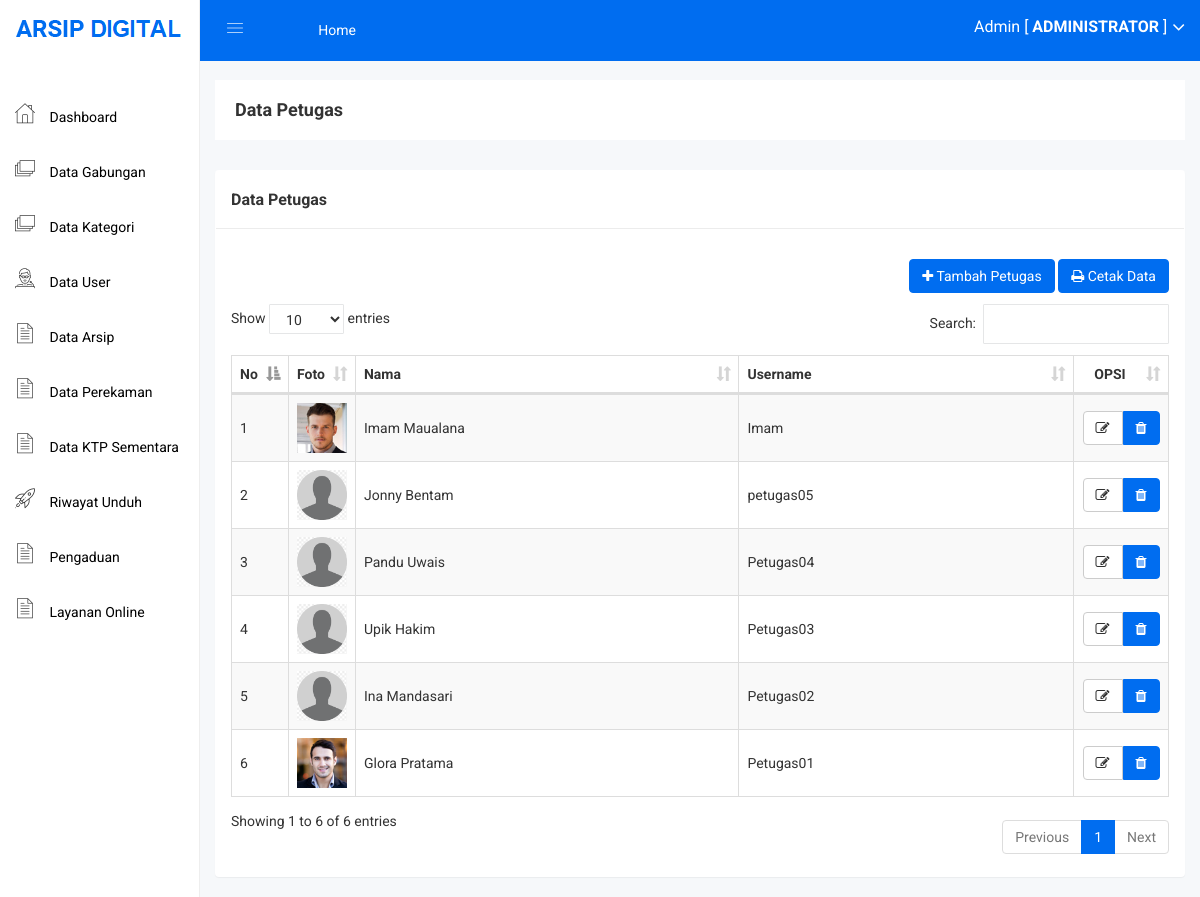
The app's page /admin/petugas.php (signed in) with its own data.
### tables this page shows
CREATE TABLE IF NOT EXISTS `petugas` (
  `petugas_id` int NOT NULL AUTO_INCREMENT,
  `petugas_nama` varchar(255) NOT NULL,
  `petugas_username` varchar(255) NOT NULL,
  `petugas_password` varchar(255) NOT NULL,
  `petugas_foto` varchar(255) NOT NULL,
  PRIMARY KEY (`petugas_id`)
);

### admin/petugas.php (the view, shortened to what this page needs)
<?php include 'header.php'; ?>
<br>
<br>
<div class="breadcome-area">
    <div class="container-fluid">
        <div class="row">
            <div class="col-lg-12 col-md-12 col-sm-12 col-xs-12">
                <div class="breadcome-list">
                    <div class="row">
                        <div class="col-lg-6 col-md-6 col-sm-6 col-xs-12">
                            <div class="breadcome-heading">
                                <h4 style="margin-bottom: 0px">Data Petugas</h4>
                            </div>
                        </div>
                    </div>
                </div>
            </div>
        </div>
    </div>
</div>
<div class="container-fluid">
    <div class="panel panel">
        <div class="panel-heading">
            <h3 class="panel-title">Data Petugas</h3>
        </div>
        <div class="panel-body">
            <div class="pull-right">
                <a href="petugas_tambah.php" class="btn btn-primary"><i class="fa fa-plus"></i> Tambah Petugas</a>
                <a href="petugas_cetak.php" class="btn btn-primary"><i class="fa fa-print"></i> Cetak Data</a>
            </div>
            <br>
            <br>
            <br>
            <table id="table" class="table table-bordered table-striped table-hover table-datatable">
                <thead>
                    <tr>
                        <th width="1%">No</th>
                        <th width="5%">Foto</th>
                        <th>Nama</th>
                        <th>Username</th>
                        <th class="text-center" width="10%">OPSI</th>
                    </tr>
                </thead>
                <tbody>
                    <?php
                    include '../koneksi.php';
                    $no = 1;
                    $petugas = mysqli_query($koneksi,"SELECT * FROM petugas ORDER BY petugas_id DESC");
                    while($p = mysqli_fetch_array($petugas)){
                        ?>
                        <tr>
                            <td><?php echo $no++; ?></td>
                            <td>
                                <?php
                                if($p['petugas_foto'] == ""){
                                    ?>
                                    <img class="img-user" src="../gambar/sistem/default.png">
                                    <?php
                                }else{
                                    ?>
                                    <img class="img-user" src="../gambar/petugas/<?php echo $p['petugas_foto']; ?>">
                                    <?php
                                }
                                ?>
                            </td>
                            <td><?php echo $p['petugas_nama'] ?></td>
                            <td><?php echo $p['petugas_username'] ?></td>
                            <td class="text-center">
                                <div class="btn-group">
                                    <a href="petugas_edit.php?id=<?php echo $p['petugas_id']; ?>" class="btn btn-default"><i class="fa fa-edit"></i></a>
                                    <button type="button" class="btn btn-primary" data-toggle="modal" data-target="#exampleModal_<?php echo $p['petugas_id']; ?>">
                                        <i class="fa fa-trash"></i>
                                    </button>
                                </div>
                            </td>
                        </tr>
                        <?php
                    }
                    ?>
                </tbody>
            </table>
        </div>
    </div>
</div>
<?php include 'footer.php'; ?>

### assets/css/main.css (style rules this page uses)
html { color: #222; font-size: 1em; line-height: 1.4; }
audio, canvas, iframe, img, svg, video { vertical-align: middle; }

### assets/css/style.css (style rules this page uses)
.img-user { width: 100px; }
table .btn { margin: 0px !important; }
.btn-primary { background: #006df0; color: white !important; border: 1px solid #006df0; }
.panel-heading { padding: 20px 15px; border-bottom: 1px solid #ececec; }
td { vertical-align: middle !important; }

### assets/js/DataTables/datatables.css (style rules this page uses)
table.dataTable { clear: both; margin-top: 6px !important; margin-bottom: 6px !important; max-width: none !important; border-collapse: separate !important; }
table.dataTable td, table.dataTable th { -webkit-box-sizing: content-box; box-sizing: content-box; }
table.dataTable thead > tr > th.sorting_asc, table.dataTable thead > tr > th.sorting_desc, table.dataTable thead > tr > th.sorting, table.dataTable thead > tr > td.sorting_asc, table.dataTable thead > tr > td.sorting_desc, table.dataTable thead > tr > td.sorting { padding-right: 30px; }
table.dataTable thead .sorting, table.dataTable thead .sorting_asc, table.dataTable thead .sorting_desc, table.dataTable thead .sorting_asc_disabled, table.dataTable thead .sorting_desc_disabled { cursor: pointer; position: relative; }
table.dataTable thead .sorting:after, table.dataTable thead .sorting_asc:after, table.dataTable thead .sorting_desc:after, table.dataTable thead .sorting_asc_disabled:after, table.dataTable thead .sorting_desc_disabled:after { position: absolute; bottom: 8px; right: 8px; display: block; font-family: 'Glyphicons Halflings'; opacity: 0.5; }
table.dataTable thead .sorting:after { opacity: 0.2; content: "\e150"; }
table.dataTable thead .sorting_asc:after { content: "\e155"; }
table.table-bordered.dataTable th, table.table-bordered.dataTable td { border-left-width: 0; }
table.table-bordered.dataTable th:last-child, table.table-bordered.dataTable th:last-child, table.table-bordered.dataTable td:last-child, table.table-bordered.dataTable td:last-child { border-right-width: 0; }
table.table-bordered.dataTable tbody th, table.table-bordered.dataTable tbody td { border-bottom-width: 0; }

### records on screen
petugas: petugas_foto (picture), petugas_nama "Imam Maualana", petugas_username "Imam"
petugas: petugas_foto (placeholder picture), petugas_nama "Jonny Bentam", petugas_username "petugas05"
petugas: petugas_nama "Pandu Uwais", petugas_username "Petugas04"
petugas: petugas_nama "Upik Hakim", petugas_username "Petugas03"
petugas: petugas_nama "Ina Mandasari", petugas_username "Petugas02"
petugas: petugas_foto (picture), petugas_nama "Glora Pratama", petugas_username "Petugas01"

### other values on screen
$_SESSION['nama'] "Admin"
